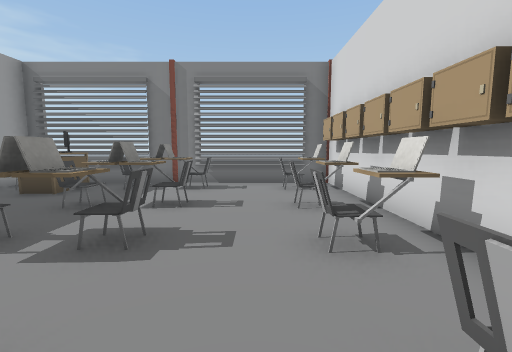
view 1 (above)

24 first-person views from a walk through a 3-D level made in the Unity game engine. The camera is 1.2 m above the floor, tilts 6° down and sees 90° across. The floor is counted in squares, 1 m on a side. Each view is taken from the middle of a square. On the plan, view 1 faces up. The plan holds only what a view shows up to about 12 squares ahead; the rest is blank. The place goes on beyond the plan. The player character is not drawn. Some animated figures are left out. Door leaves are left out, so doorways stand open. Some surface patterns are stand-ins.

view 2
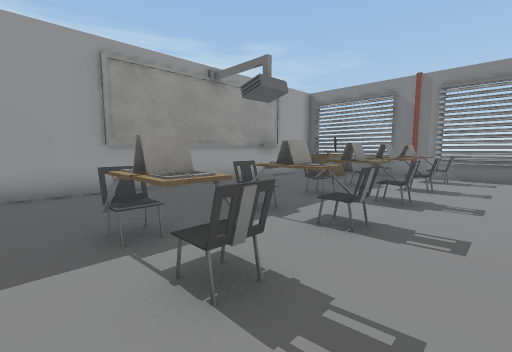

view 3
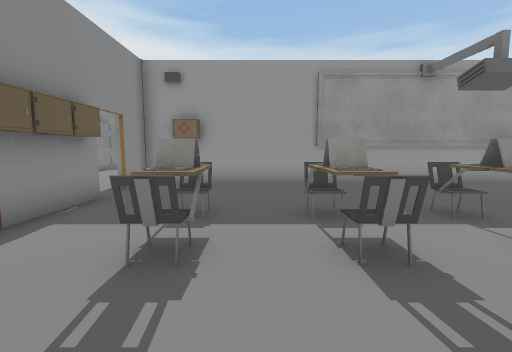

view 4
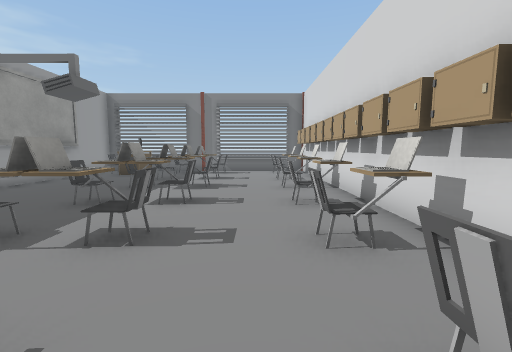

view 5
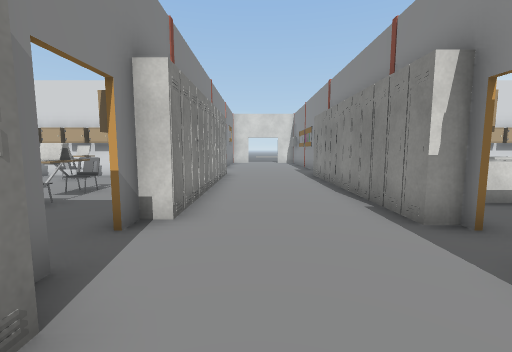

view 6
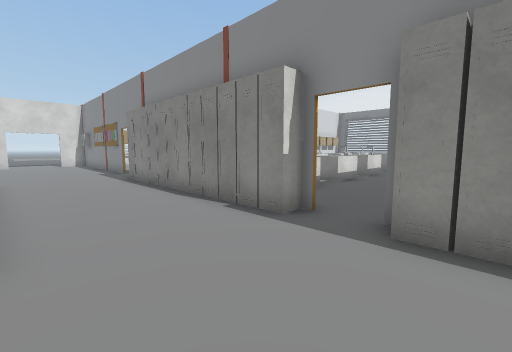

view 7
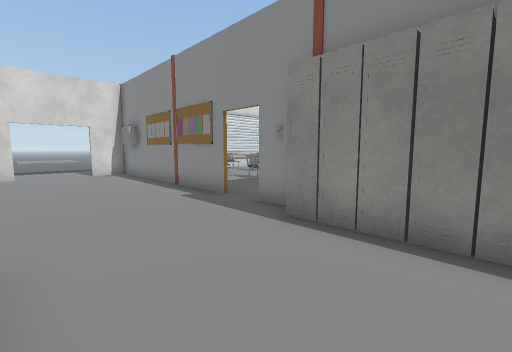

view 8
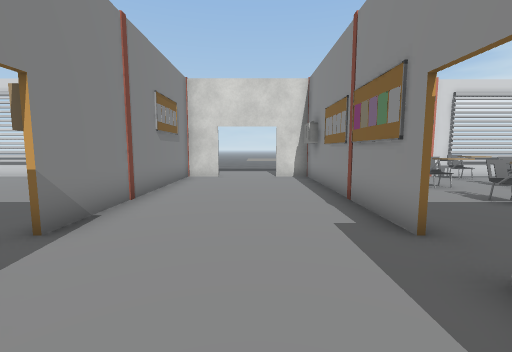

view 9
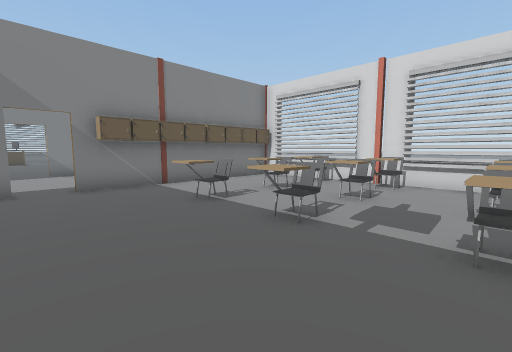

view 10
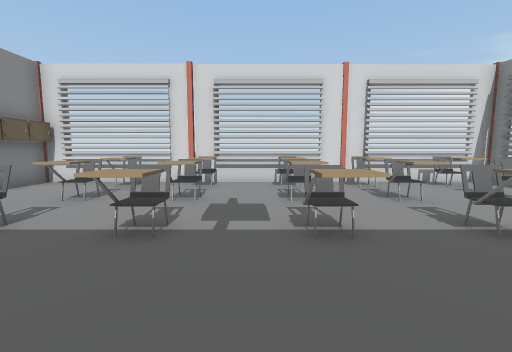

view 11
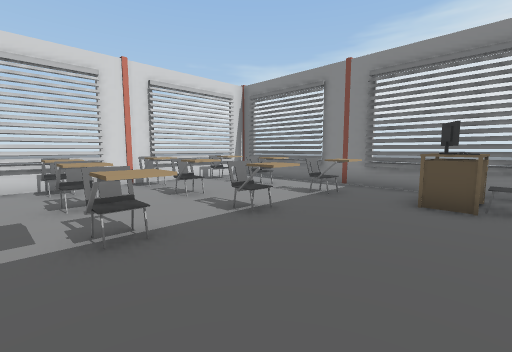

view 12
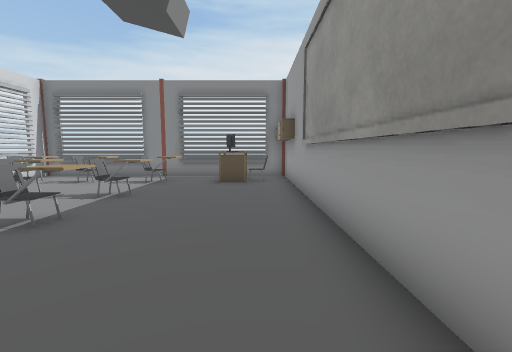

view 13
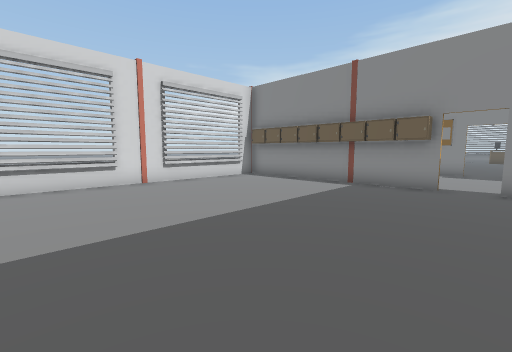

view 14
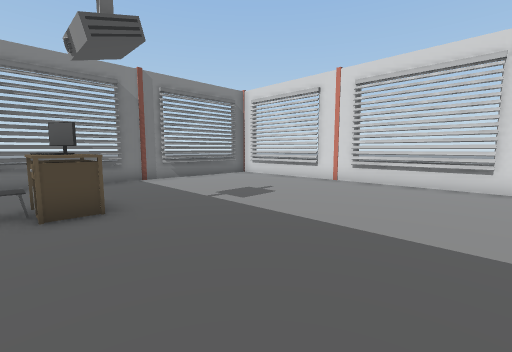

view 15
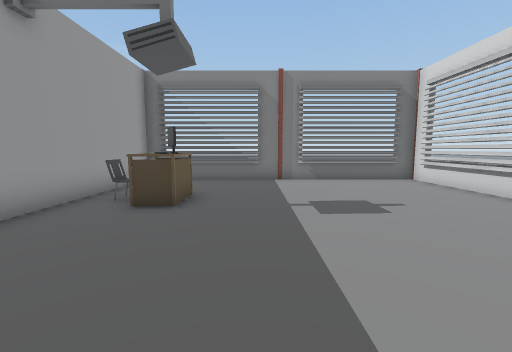

view 16
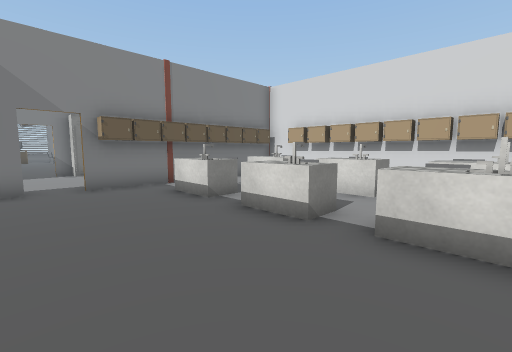

view 17
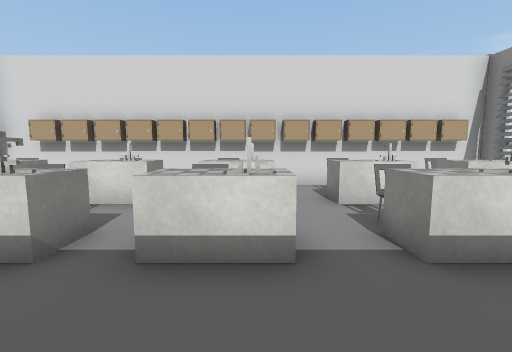

view 18
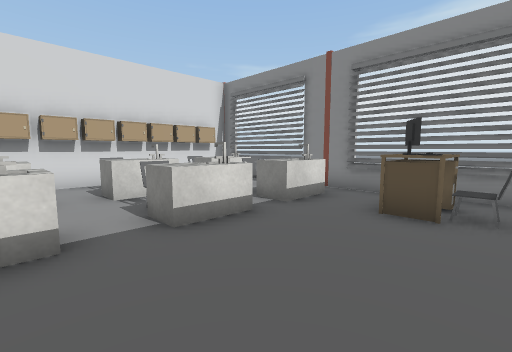

view 19
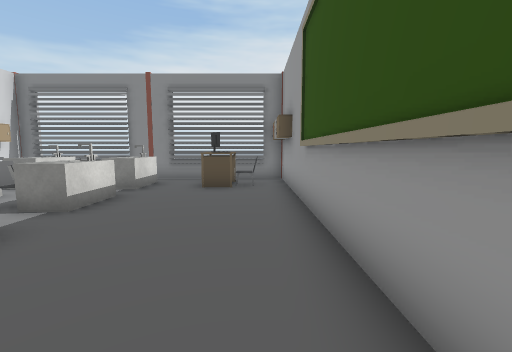

view 20
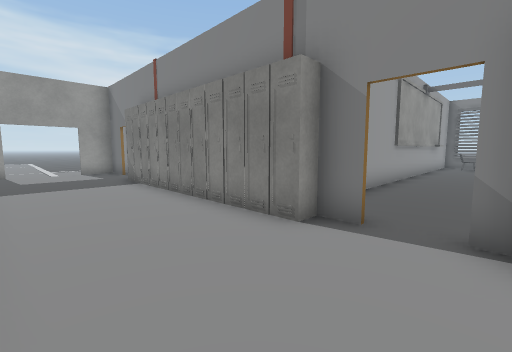

view 21
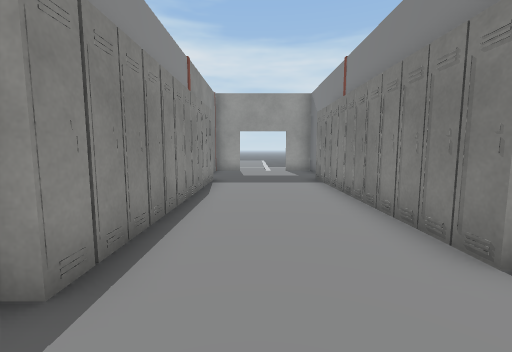

view 22
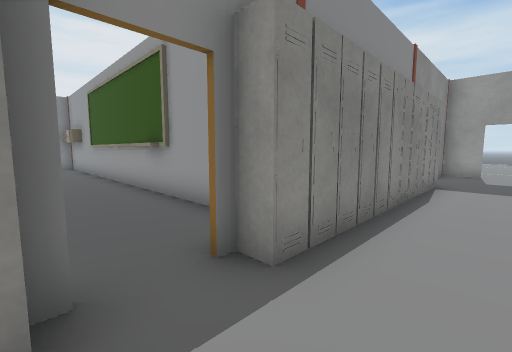

view 23
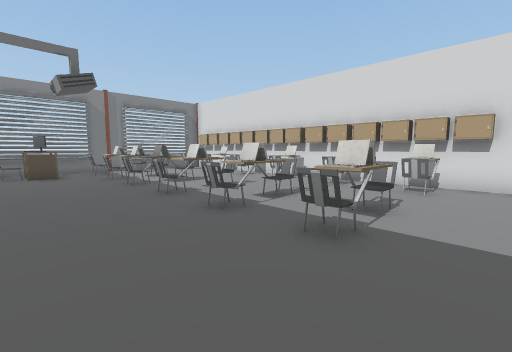

view 24
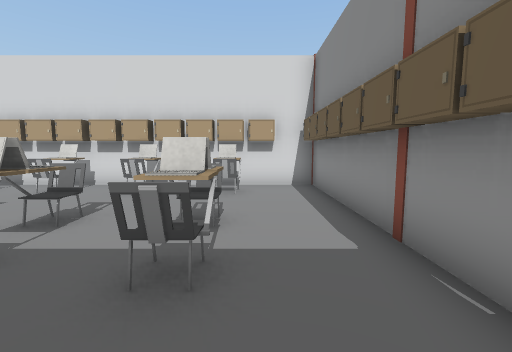

### Floor plan
Points are (right, up) in squares from view 1. A wall is a line through its corners. A room is listed if a view was taken in it or the views show most of it. See-through windows are left out.
Room 1 (views 1, 2, 3, 4, 5, 6, 7, 8, 9, 10, 11, 12, 13, 14, 15, 16, 17, 18, 19, 20, 21, 22, 23, 24)
walls: (-4.6, -7) (-5.4, -7); (3.4, -12.2) (4.2, -12.2); (-5.4, -6.9) (-4.4, -6.9); (-6.5, -7) (-7.5, -7); (2.6, -4.6) (2.6, 9.1); (5.4, -12.2) (8.5, -12.2); (-7.5, -6.9) (-6.6, -6.9); (-8.1, -14.4) (-8.1, -25.4); (2.7, -18.1) (2.7, -25.4); (-7.7, -16.5) (-7.7, -17.5); (8.5, -12.4) (5.4, -12.4); (12.4, -12.2) (13.2, -12.2); (13.2, -8.4) (13.2, -7) (12.4, -7); (13.2, -12.4) (13.2, -10.9); (13.2, -5.9) (13.2, 9.1) (3.9, 9.1); (2.6, -25.5) (2.6, -13.5); (13.2, -17.6) (13.2, -13.4); (-7.7, 6.2) (-7.7, 5.2); (-4.9, -28.5) (-1.8, -28.5); (3.5, -28.5) (4.5, -28.5); (2.7, 9.1) (2.7, 3.1); (-7.5, -28.5) (-6.1, -28.5); (3.5, 9.1) (-6, 9.1); (5.6, -28.5) (11, -28.5); (-8.1, 9.1) (-8.1, -6.5); (12, -28.5) (13.5, -28.5); (13.2, -28.6) (13.2, -18.4)
low walls: (-6.2, 9.1) (-7.1, 9.1); (11.1, -28.5) (11.9, -28.5)
ways out: open door at (-6, -7); open door at (5, -12); open door at (5, -7); open door at (13, -10)
objects: other object (-14, -12); locker (-14, -7); locker (-13, -12); locker (-13, -7); locker (-12, -12); locker (-12, -7); locker (-11, -12); locker (-11, -7); locker (-10, -12); locker (-10, -7); locker (-9, -12); locker (-9, -7); other object (-8, -27); locker (-8, -26); locker (-8, -12); locker (-8, -7); locker (-7, -12); other object (-7, 8); other object (-6, -27); computer (-6, -26); table (-6, 7) to (-5, 8); computer (-6, 8); table (-5, -27) to (-5, -26); locker (-5, -13); locker (-5, -12); locker (-4, -13); locker (-4, -12); locker (-4, -7); chair (-4, 3); table (-3, -27) to (-3, -26); table (-3, -24) to (-2, -23); table (-3, -21) to (-3, -20); table (-3, -19) to (-3, -17); table (-3, -16) to (-3, -14); locker (-3, -13) to (-2, -13); locker (-3, -12); locker (-3, -7); laptop (-3, -5); chair (-3, -4); laptop (-3, -3); chair (-3, -2); chair (-3, 0); laptop (-3, 3); laptop (-3, 5); chair (-3, 6); other object (-3, 7); chair (-3, 8); other object (-2, -26); chair (-2, -23); chair (-2, -20); chair (-2, -18) to (-2, -17); other object (-2, -15) to (-2, -14); locker (-2, -12); locker (-2, -7); chair (-2, -4); laptop (-2, -2); chair (-2, -1); chair (-2, 1); chair (-2, 3); chair (-2, 4); laptop (-2, 5); other object (-2, 8); locker (-1, -13); locker (-1, -12); locker (-1, -7); table (0, -27) to (1, -26); table (0, -24) to (0, -23); table (0, -21) to (0, -20); table (0, -19) to (0, -17); table (0, -16) to (0, -14); locker (0, -13); locker (0, -12); locker (0, -7); other object (1, -26); other object (1, -23); other object (1, -20); other object (1, -18) to (1, -17); other object (1, -15) to (1, -14); locker (1, -13); locker (1, -12); locker (1, -7); chair (1, -4); chair (1, 3); locker (2, -28); locker (2, -27); locker (2, -26); locker (2, -25); locker (2, -24); locker (2, -23); locker (2, -22); locker (2, -21); locker (2, -20); locker (2, -19); locker (2, -18); locker (2, -17); locker (2, -16); locker (2, -15) to (2, -14); other object (2, -13); locker (2, -12); other object (2, -7); locker (2, -5); laptop (2, -4); locker (2, -3); locker (2, -2); chair (2, -1); locker (2, 0); locker (2, 1); locker (2, 2); laptop (2, 3); locker (2, 4); chair (2, 5); locker (2, 6); locker (2, 7) to (2, 8); other object (3, -28); other object (3, -27); locker (3, -26); locker (3, -12); other object (3, -7); chair (4, -27); table (4, -26); chair (4, 5); other object (5, -27); computer (5, -26); table (5, 4); computer (5, 5) to (5, 6); locker (6, -13); locker (6, -7); chair (7, -27) to (8, -26); chair (7, -24) to (8, -23); chair (7, -21) to (8, -21); chair (7, -19) to (8, -18); chair (7, -16) to (8, -16); locker (7, -13); locker (7, -7); locker (8, -13); locker (8, -7); chair (9, -24) to (10, -24); chair (9, -21); locker (9, -13) to (9, -12); locker (9, -7); chair (10, -26); chair (10, -19); chair (10, -16); locker (10, -13) to (10, -12); locker (10, -7); locker (11, -13) to (11, -12); locker (11, -7); chair (12, -24); chair (12, -21); chair (12, -19) to (13, -18); chair (12, -16) to (13, -16); locker (12, -13) to (13, -13); locker (12, -12); locker (12, -7); chair (13, -26)

Positions as (right, up) in squares from view 1, and headings:
1: (0, 0), facing up
2: (0, -3), facing up-left
3: (1, -3), facing left
4: (0, -5), facing up
5: (-9, -9), facing right
6: (-8, -8), facing down-right
7: (0, -8), facing down-right
8: (2, -10), facing right
9: (4, -21), facing up-right
10: (4, -20), facing right
11: (4, -20), facing down-right
12: (4, -17), facing down
13: (4, 2), facing down-right
14: (4, -1), facing up-right
15: (7, -1), facing up
16: (-7, -21), facing up-right
17: (-6, -21), facing right
18: (-7, -21), facing down-right
19: (-7, -18), facing down
20: (-5, -11), facing up-left
21: (-5, -10), facing left
22: (-5, -10), facing down-left
23: (-7, -6), facing up-right
24: (-6, -5), facing right
